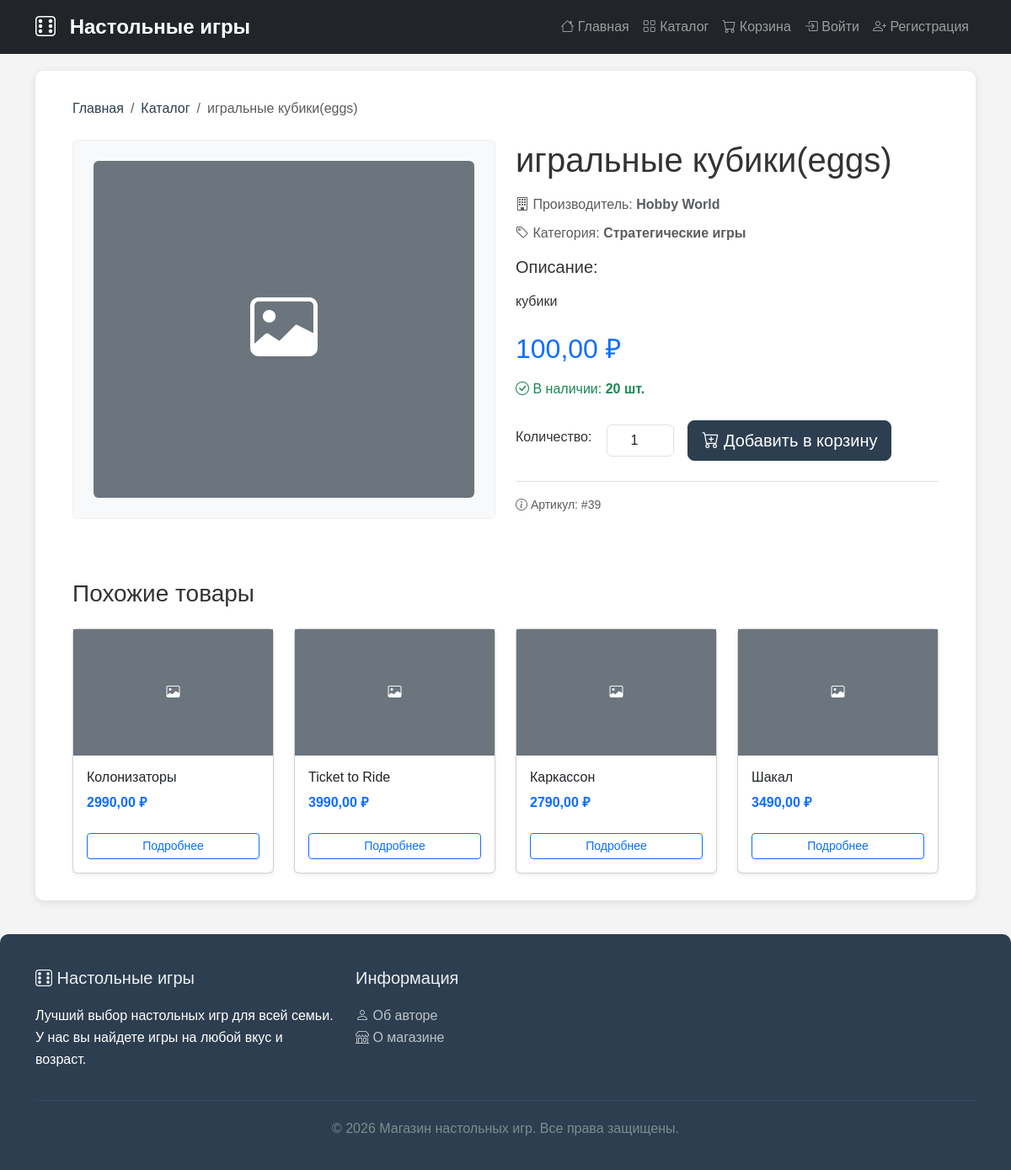
/catalog/39/, run on the app's committed database.
### shop/models.py (models this page shows, shortened)
class Product(models.Model):
    name = models.CharField(max_length = 200)
    description = models.TextField()
    product_photo = models.ImageField(
        upload_to='products/',
        blank = True,
        null=True,
    )
    price = models.DecimalField(
        max_digits=10,
        decimal_places=2,
        validators=[
            MinValueValidator(0)
        ]
    )
    count = models.IntegerField(
        validators=[
            MinValueValidator(0)
        ]
    )
    category = models.ForeignKey(
        Category,
        on_delete=models.CASCADE,
        related_name='products',
        verbose_name="Категория",
        help_text="выберите категорию товара"
    )
    manufacturer = models.ForeignKey(
        Manufacturer,
        on_delete=models.CASCADE,
        related_name='products',
        verbose_name="Производитель",
        help_text="Выберите производителя товара",
        null=True,
        blank=True
    )

class Manufacturer(models.Model):
    name = models.CharField(
        max_length=100,
    )
    country = models.CharField(
        max_length=100,
    )
    description = models.TextField(
        null=True,
        blank = True
    )

class Category(models.Model):
    name = models.CharField(max_length = 100)
    description = models.TextField(
        blank = True,
        null = True
    )

### shop/views.py (the view)
# urls.py: path('catalog/<int:pk>/', views.product_detail, name ='product_detail'),
def product_detail(request, pk):
    product = get_object_or_404(Product, pk=pk)
    similar_products = Product.objects.filter(
        category=product.category
    ).exclude(id=product.id)[:4]
    context = {
        'product': product,
        'similar_products': similar_products,
    }
    return render(request, 'shop/product_detail.html', context)

### shop/templates/shop/product_detail.html (shortened to what this page needs)
{% extends 'shop/base.html' %}
{% block content %}
<div class="container">
    <nav aria-label="breadcrumb" class="mb-4">
        <ol class="breadcrumb">
            <li class="breadcrumb-item">
                <a href="{% url 'index' %}">Главная</a>
            </li>
            <li class="breadcrumb-item">
                <a href="{% url 'product_list' %}">Каталог</a>
            </li>
            <li class="breadcrumb-item active" aria-current="page">
                {{ product.name }}
            </li>
        </ol>
    </nav>
    <div class="row">
        <div class="col-md-6 mb-4">
            <div class="product-image-container text-center bg-light rounded p-4">
                {% if product.image %}
                    <img src="{{ product.image.url }}" alt="{{ product.name }}" class="img-fluid rounded" style="max-height: 400px; width: auto;">
                {% else %}
                    <div class="bg-secondary text-white d-flex align-items-center justify-content-center rounded" style="height: 400px;">
                        <i class="bi bi-image" style="font-size: 80px;"></i>
                    </div>
                {% endif %}
            </div>
        </div>
        <div class="col-md-6">
            <h1 class="mb-3">{{ product.name }}</h1>
            {% if product.manufacturer %}
                <p class="text-muted mb-2">
                    <i class="bi bi-building"></i> Производитель:
                    <strong>{{ product.manufacturer.name }}</strong>
                </p>
            {% endif %}
            {% if product.category %}
                <p class="text-muted mb-3">
                    <i class="bi bi-tag"></i> Категория:
                    <strong>{{ product.category.name }}</strong>
                </p>
            {% endif %}
            <div class="description mb-4">
                <h5>Описание:</h5>
                <p class="text-muted">{{ product.description|linebreaks }}</p>
            </div>
            <div class="price mb-3">
                <h2 class="text-primary">
                    {{ product.price }} ₽
                </h2>
            </div>
            <div class="stock mb-4">
                {% if product.count > 0 %}
                    <p class="text-success">
                        <i class="bi bi-check-circle"></i> В наличии:
                        <strong>{{ product.count }} шт.</strong>
                    </p>
                {% else %}
                    <p class="text-danger">
                        <i class="bi bi-x-circle"></i> Нет в наличии
                    </p>
                {% endif %}
            </div>
            {% if product.count > 0 %}
                <form action="{% url 'add' product.id %}" method="post" class="d-flex gap-3 align-items-center">
                    <div class="quantity-selector">
                        <label for="quantity" class="form-label me-2">Количество:</label>
                        <input type="number" name="quantity" id="quantity" value="1"
                               min="1" max="{{ product.count }}" class="form-control"
                               style="width: 80px; display: inline-block;">
                    </div>
                    <button type="submit" class="btn btn-primary btn-lg">
                        <i class="bi bi-cart-plus"></i> Добавить в корзину
                    </button>
                </form>
            {% else %}
                <button class="btn btn-secondary btn-lg" disabled>
                    <i class="bi bi-cart-x"></i> Нет в наличии
                </button>
            {% endif %}
            <div class="additional-info mt-4 pt-3 border-top">
                <p class="small text-muted">
                    <i class="bi bi-info-circle"></i>
                    Артикул: #{{ product.id }}
                </p>
            </div>
        </div>
    </div>
    {% if similar_products %}
        <div class="similar-products mt-5">
            <h3 class="mb-4">Похожие товары</h3>
            <div class="row row-cols-1 row-cols-sm-2 row-cols-md-4 g-4">
                {% for similar in similar_products %}
                    <div class="col">
                        <div class="card h-100 shadow-sm">
                            {% if similar.image %}
                                <img src="{{ similar.image.url }}" class="card-img-top" alt="{{ similar.name }}" style="height: 150px; object-fit: cover;">
                            {% else %}
                                <div class="bg-secondary text-white d-flex align-items-center justify-content-center" style="height: 150px;">
                                    <i class="bi bi-image"></i>
                                </div>
                            {% endif %}
                            <div class="card-body">
                                <h6 class="card-title">{{ similar.name }}</h6>
                                <p class="card-text text-primary fw-bold">{{ similar.price }} ₽</p>
                            </div>
                            <div class="card-footer bg-transparent border-0 pb-3">
                                <a href="{% url 'product_detail' similar.id %}" class="btn btn-sm btn-outline-primary w-100">
                                    Подробнее
                                </a>
                            </div>
                        </div>
                    </div>
                {% endfor %}
            </div>
        </div>
    {% endif %}
</div>
{% endblock %}

### shop/templates/shop/base.html (style rules this page uses)
body { font-family: 'Arial', sans-serif; line-height: 1.6; color: #333; background-color: #f4f4f4; }

### shop/templates/shop/product_detail.html (style rules this page uses)
.breadcrumb { background-color: transparent; padding: 0; }
.breadcrumb-item a { text-decoration: none; color: #2c3e50; }
.product-image-container { background-color: #f8f9fa; border: 1px solid #eee; }
.price { font-size: 1.5rem; }
.quantity-selector { display: inline-flex; align-items: center; gap: 10px; }
.quantity-selector input { text-align: center; }
.btn-primary { background-color: #2c3e50; border-color: #2c3e50; }
.similar-products .card { transition: transform 0.2s ease; }

### data on the page
Product: name "игральные кубики(eggs)", manufacturer.name "Hobby World", category.name "Стратегические игры", description "кубики", price "100,00", count "20", id "39"
Product: name "Колонизаторы", price "2990,00"
Product: name "Ticket to Ride", price "3990,00"
Product: name "Каркассон", price "2790,00"
Product: name "Шакал", price "3490,00"
